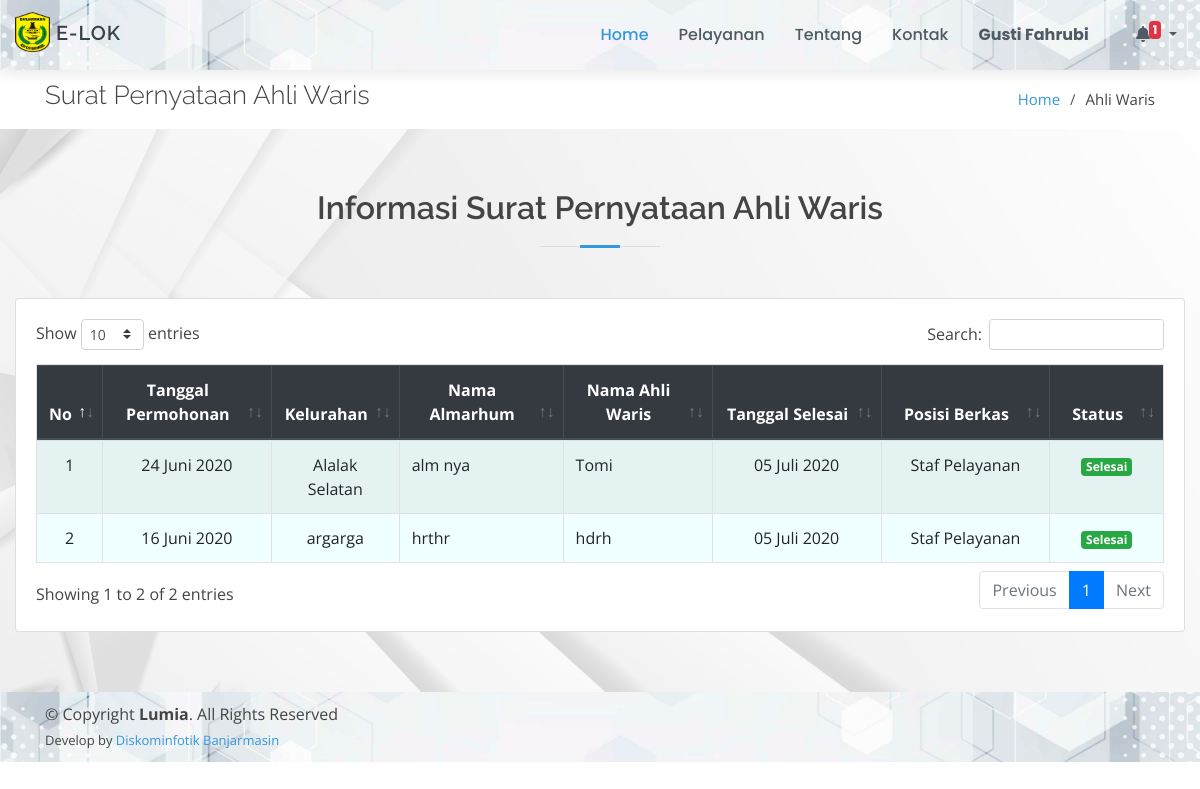
The app's page /page/ahli-waris/index.php (signed in) with its own data.
### tables this page shows
CREATE TABLE `ahli_waris` (
  `id_ahli_waris` int(11) NOT NULL,
  `tgl_permohonan` date NOT NULL,
  `kelurahan` varchar(50) NOT NULL,
  `nama_almarhum` varchar(50) NOT NULL,
  `nama_ahli_waris` varchar(50) NOT NULL,
  `alamat` text NOT NULL,
  `tgl_meninggal` date NOT NULL,
  `keterangan` text,
  `tgl_selesai` date DEFAULT NULL,
  `id_posisi` int(11) DEFAULT NULL,
  `status` varchar(50) NOT NULL
);

CREATE TABLE `posisi_berkas` (
  `id_posisi` int(11) NOT NULL,
  `posisi` text NOT NULL
);

### config/config.php (called while the page is built, shortened)
<?php
function base_url($url = null)
{
	$base_url = "http://localhost/layanan-kecamatan";
	if ($url != null) {
		return $base_url . "/" . $url;
	} else {
		return $base_url;
	}
}
$no = 1;

### config/bulan.php (called while the page is built, shortened)
<?php
$bln = array(
    '01' => 'Januari',
    '02' => 'Februari',
    '03' => 'Maret',
    '04' => 'April',
    '05' => 'Mei',
    '06' => 'Juni',
    '07' => 'Juli',
    '08' => 'Agustus',
    '09' => 'September',
    '10' => 'Oktober',
    '11' => 'November',
    '12' => 'Desember'
);
function tgl_indo($tanggal)
{
    $bulan = array(
        1 =>   'Januari',
        'Februari',
        'Maret',
        'April',
        'Mei',
        'Juni',
        'Juli',
        'Agustus',
        'September',
        'Oktober',
        'November',
        'Desember'
    );
    $pecahkan = explode('-', $tanggal);
    return $pecahkan[2] . ' ' . $bulan[(int) $pecahkan[1]] . ' ' . $pecahkan[0];
}

### page/ahli-waris/index.php (the view, shortened to what this page needs)
<!DOCTYPE html>
<html lang="en">
<?php
include_once "../../config/config.php";
include_once "../../config/bulan.php";
include_once "../../template/ui/head.php";
?>
<body>
    <?php include_once "../../template/ui/header.php"; ?>
    <main id="main">
        <section id="breadcrumbs" class="breadcrumbs">
            <div class="container">
                <div class="d-flex justify-content-between align-items-center">
                    <h2>Surat Pernyataan Ahli Waris</h2>
                    <ol>
                        <li><a href="<?= base_url(); ?>">Home</a></li>
                        <li>Ahli Waris</li>
                    </ol>
                </div>
            </div>
        </section>
        <section id="services" class="services graform">
            <div class="container-fluid">
                <div class="section-title">
                    <h2>Informasi Surat Pernyataan Ahli Waris</h2>
                </div>
                <div class="row">
                    <div class="col-md-12">
                        <div class="card">
                            <div class="card-body">
                                <div class="table-responsive">
                                    <table class="table table-bordered table-striped" id="example1">
                                        <thead class="thead-dark">
                                            <tr align="center">
                                                <th>No</th>
                                                <th>Tanggal Permohonan</th>
                                                <th>Kelurahan</th>
                                                <th>Nama Almarhum</th>
                                                <th>Nama Ahli Waris</th>
                                                <th>Tanggal Selesai</th>
                                                <th>Posisi Berkas</th>
                                                <th>Status</th>
                                            </tr>
                                        </thead>
                                        <a href="#">
                                            <tbody style="background-color: azure">
                                                <?php
                                                $data = $koneksi->query("SELECT * FROM ahli_waris ORDER BY id_ahli_waris DESC");
                                                foreach ($data as $row) {
                                                    $po = $koneksi->query("SELECT * FROM posisi_berkas WHERE id_posisi = '$row[id_posisi]'")->fetch_array();
                                                ?>
                                                    <tr align="center">
                                                        <td width="5%"><?= $no++; ?></td>
                                                        <td width="15%">
                                                            <?=
                                                                tgl_indo($row['tgl_permohonan']);
                                                            ?>
                                                        </td>
                                                        <td><?= $row['kelurahan'] ?></td>
                                                        <td align="left"><?= $row['nama_almarhum'] ?></td>
                                                        <td align="left"><?= $row['nama_ahli_waris'] ?></td>
                                                        <td width="15%">
                                                            <?php
                                                            if ($row['tgl_selesai']) {
                                                                echo
                                                                    date('d', strtotime($row['tgl_selesai'])) . " " .
                                                                        $bln[date('m', strtotime($row['tgl_selesai']))] . " " .
                                                                        date('Y', strtotime($row['tgl_selesai']));
                                                            } else {
                                                                echo "-";
                                                            }
                                                            ?>
                                                        </td>
                                                        <td width="15%"><?= $po['posisi'] ?></td>
                                                        <td width="10%">
                                                            <?php
                                                            if ($row['status'] == "Belum Diproses") {
                                                                echo "<span class='badge badge-danger'>" . $row['status'] . "</span>";
                                                            } elseif ($row['status'] == "Dalam Proses") {
                                                                echo "<span class='badge badge-warning'>" . $row['status'] . "</span>";
                                                            } else {
                                                                echo "<span class='badge badge-success'>" . $row['status'] . "</span>";
                                                            }
                                                            ?>
                                                        </td>
                                                    </tr>
                                                <?php } ?>
                                            </tbody>
                                        </a>
                                    </table>
                                </div>
                            </div>
                        </div>
                    </div>
                </div>
            </div>
        </section>
    </main>
    <?php include_once "../../template/ui/footer.php"; ?>
</body>
</html>

### assets/ui/assets/css/style.css (style rules this page uses)
body { font-family: "Open Sans", sans-serif; color: #444444; }
a { color: #3498db; }
h1, h2, h3, h4, h5, h6 { font-family: "Raleway", sans-serif; }
section { padding: 60px 0; }
.section-title { text-align: center; padding-bottom: 30px; }
.section-title h2 { font-size: 32px; font-weight: 600; margin-bottom: 20px; padding-bottom: 20px; position: relative; }
.section-title h2::before { content: ''; position: absolute; display: block; width: 120px; height: 1px; background: #ddd; bottom: 1px; left: calc(50% - 60px); }
.section-title h2::after { content: ''; position: absolute; display: block; width: 40px; height: 3px; background: #3498db; bottom: 0; left: calc(50% - 20px); }
.breadcrumbs { padding: 10px 0; margin-top: 70px; background-color: #fff; }
.breadcrumbs h2 { font-size: 26px; font-weight: 300; }
.breadcrumbs ol { display: flex; flex-wrap: wrap; list-style: none; padding: 0; margin: 0; font-size: 15px; }
.breadcrumbs ol li+li { padding-left: 10px; }
.breadcrumbs ol li+li::before { display: inline-block; padding-right: 10px; color: #4f5a62; content: "/"; }
.graform { background: url('../../../bg-cover/putih2.jpg') center center no-repeat; background-size: cover; position: relative; }

### records on screen
ahli_waris: tgl_permohonan "24 Juni 2020", kelurahan "Alalak Selatan", nama_almarhum "alm nya", nama_ahli_waris "Tomi", tgl_selesai "05", tgl_selesai "Juli", tgl_selesai "2020", id_posisi.posisi "Staf Pelayanan", status "Selesai"
ahli_waris: tgl_permohonan "16 Juni 2020", kelurahan "argarga", nama_almarhum "hrthr", nama_ahli_waris "hdrh", tgl_selesai "05", tgl_selesai "Juli", tgl_selesai "2020", id_posisi.posisi "Staf Pelayanan", status "Selesai"

### other values on screen
$_SESSION['nama'] "Gusti Fahrubi"
$jmltotal "1"
